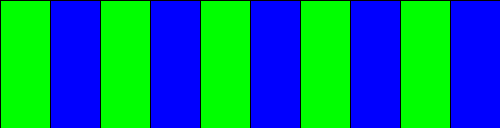
Frame 1 (no input)
Frame 60 (the mouse pressed at the canvas centre just before this capture): identical to frame 1, image omitted
Frame 120 (the mouse held since frame 60 and released just before this capture): identical to frame 1, image omitted

The Processing sketch that drew this single still picture (run headless with seeded random() and noise(); from frame 60 on, the mouse is pressed at the canvas centre):

// Processing sketch: rectangles_soln2
// ── rectangles_soln2.pde
//  Title: Rectangles
//  Description: Solution to Modification 2 to Rectangles
//  Date Started: 2012 Feb 24
//  Last Modified: 2012 Feb 24
//  http://asymptoticdesign.wordpress.com/
//  This work is licensed under a Creative Commons 3.0 License.
//  (Attribution - NonCommerical - ShareAlike)
//  http://creativecommons.org/licenses/by-nc-sa/3.0/
//
//  In summary, you are free to copy, distribute, edit, and remix the work.
//  Under the conditions that you attribute the work to me, it is for
//  noncommercial purposes, and if you build upon this work or otherwise alter
//  it, you may only distribute the resulting work under this license.
//
//  Of course, the conditions may be waived with permission from the author.
//

//-----------------Globals
/* These are variables that you want to exist throughout the entire sketch.*/
int number_of_squares = 10;

//-----------------Setup
/*The code in setup() will only be run once in your sketch.  Use this space to set things up like
the sketch size, background color, framerate, etc. etc.*/
void setup(){
  size(500,128);
  background(255);
  smooth();
  stroke(0);
  //noStroke();
  fill(0,0,255);
  float square_size = width / number_of_squares;
  for(int i=0;i < number_of_squares;i++){
    if(i % 2 == 0){
      fill(0,255,0);
    }
    else{
      fill(0,0,255);
    }
    rect(i*square_size,0,square_size,height);
  }
}

//-----------------Main Loop
/*This is the main loop of your sketched.  This loop gets called over and over again until you quit the sketch.*/
void draw(){
}
//-----------------Interactions
/*Place any interactions here.  We'll go over this later*/

//-----------------Defined Functions
/*Place any defined functions here.  We'll go over this later*/

//-----------------Defined Classes
/*Place any defined classes here.  We'll go over this later*/
